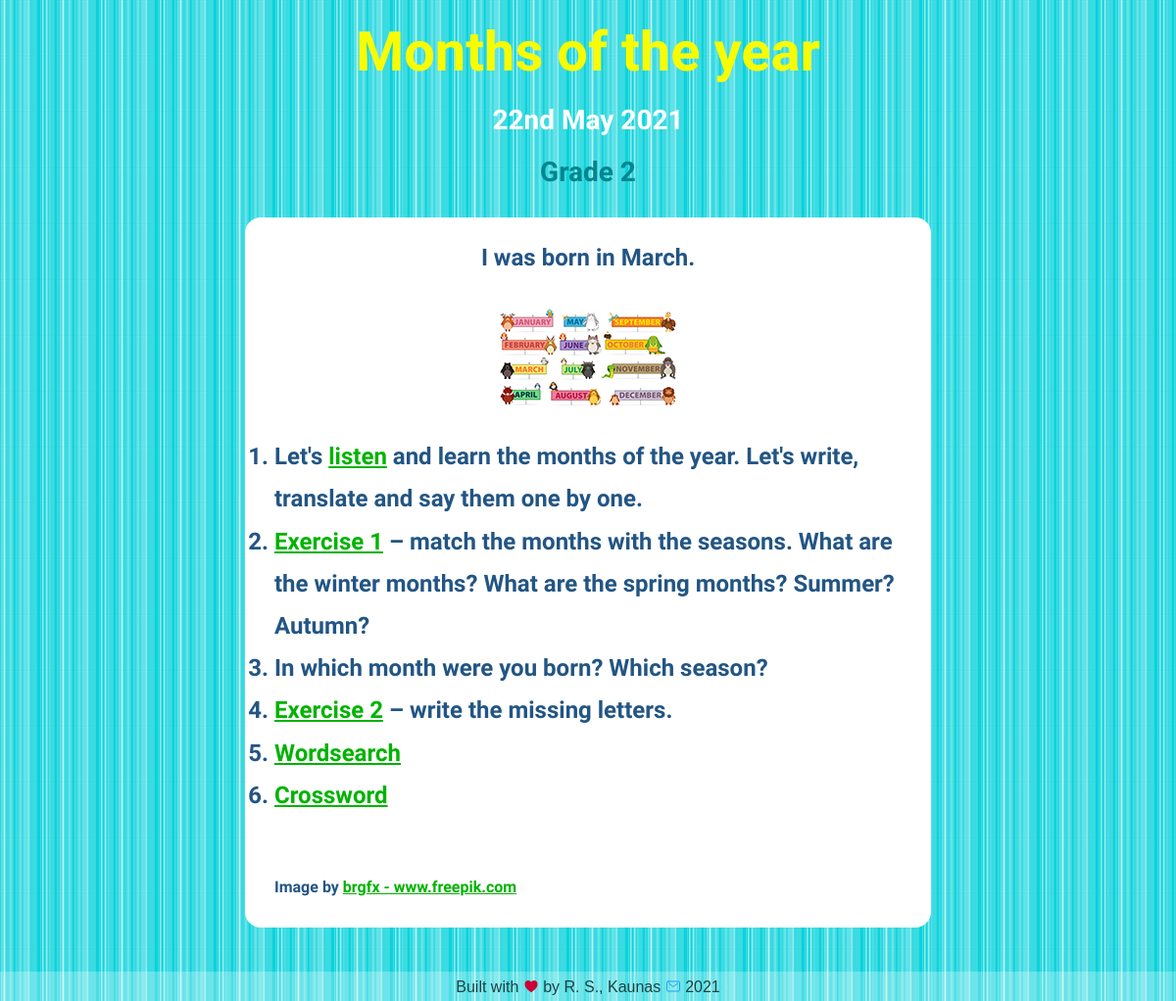
Screenshot of /blog/grade2/31/ with the database file from the repository.
### blog/models.py (models this page shows, shortened)
class Grade2blogpost(models.Model):
    grade = models.CharField(max_length=10, default='Grade 2')
    date = models.DateField()
    title = models.TextField(max_length=200)
    intro = models.TextField(max_length=400, default='intro')
    description = models.TextField()
    image = models.ImageField(upload_to='blog/images/', default='blog/images/soon.png')
    file = models.FileField(upload_to='blog/downloads/', blank='True')
    credits = models.TextField(blank='True')

### blog/views.py (the view)
# urls.py: path('grade2/<int:post_id>/', views.view_one_grade2, name='url_one_grade2'),
def view_one_grade2(request, post_id):
    blogpost = get_object_or_404(Grade2blogpost, pk=post_id)
    return render(request, 'blog/one_post.html', {'blogpost': blogpost})

### blog/templates/blog/one_post.html (shortened to what this page needs)
<!DOCTYPE html>
{% load static %}
<html lang="en">
<head>
    <link href="{% static 'blog/one_post.css' %}" type="text/css" rel="stylesheet"/>
</head>
<body>
<div id="page-container">
    <div id="content-wrap">
        <header>
            <h1>{{ blogpost.title|safe|truncatewords:20 }}</h1>
            <h2>{{ blogpost.date|date:'jS F Y' }}</h2>
            <h3>{{ blogpost.grade }}</h3>
        </header>
        <div id="information">
            <h4>{{ blogpost.intro | safe }}</h4>
            <img src="/media/{{ blogpost.image }}" alt="{{ blogpost.title }}">
            <p>{{ blogpost.description | safe }}</p>
            <p class="small">{{ blogpost.credits | safe }}</p>
        </div>
    </div>
    {% include 'blog/footer.html' %}
</div>
</body>
</html>

### blog/static/blog/one_post.css (style rules this page uses)
* { margin: 0; padding: 0; -webkit-box-sizing: border-box; box-sizing: border-box; }
body { background-color: #0AD2DB; background-image: url(stripes_26.png); font-family: 'Dosis', sans-serif; font-size: 24px; text-align: center; color: #225584; font-weight: bold; }
h1, h2, h3, h4 { font-family: 'Dosis', sans-serif; }
h1 { font-size: 56px; color: #F8FC03; padding-top: 20px; padding-bottom: 10px; }
h2 { font-size: 28px; color: white; padding: 10px; }
h3 { font-size: 28px; color: #00868e; padding: 10px; }
h4 { font-size: 24px; text-align: center; }
#information { margin: auto; background-color: white; width: 90%; min-width: 200px; max-width: 700px; margin-top: 20px; margin-bottom: 20px; alignment: left; padding: 20px 30px; border-radius: 16px; text-align: left; line-height: 180%; }
img { display: block; margin-left: auto; margin-right: auto; margin-top: 30px; margin-bottom: 30px; height: 100px; }
li { alignment: left; }
a { color: #00b300; }
.small { padding-top: 50px; font-size: 16px; }
#page-container { position: relative; min-height: 100vh; }
#content-wrap { padding-bottom: 55px; }

### rows the page displays
Grade2blogpost: title "Months of the year", date "22nd May 2021", grade "Grade 2", intro "I was born in March.", image (picture), description "Let's listen and learn the months of the year. Let's write, translate and say them one by one. Exercise 1 – match the months with the seasons. What are the winter months? What are the spring months? Summer? Autumn? In which month were you born? Which season? Exercise 2 – write the missing letters. Wordsearch Crossword", credits "Image by brgfx - www.freepik.com"
